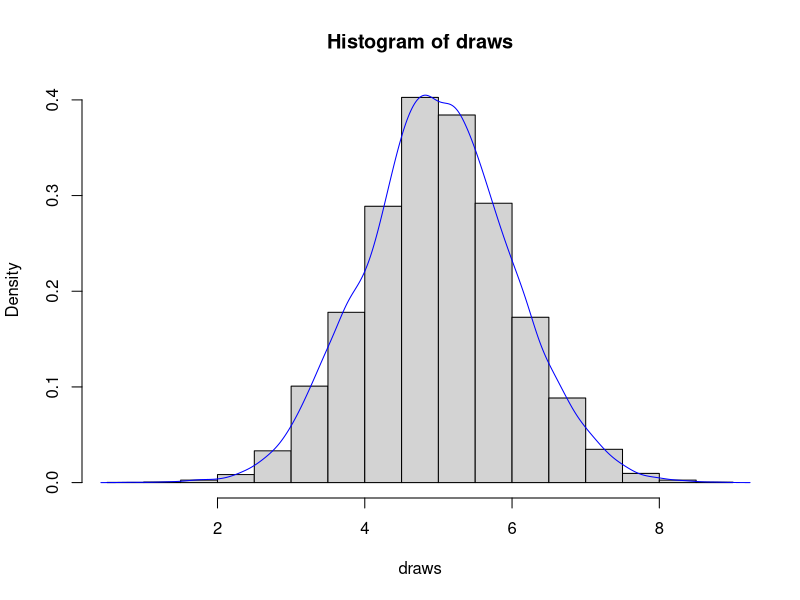

Recreate this plot in R.
## ---- chunk 1
knitr::opts_chunk$set(echo = TRUE)
## ---- chunk 2
a<-seq(-2,2,0.25)
mean(a)
sd(a)
## ---- chunk 3
b<-seq(-4,4,0.5)
mean(b)
sd(b)
## ---- chunk 4
c<-matrix(c(a,b),ncol=2)

for (i in 1:17) {
  print(sum(c[i,]))
}

apply(c, 1, sum)
## ---- chunk 5
func=function(d,e){
  mean(d<e)
}
## ---- chunk 6
draws<-rnorm(10000,5,1)
mean(draws)
sd(draws)
hist(draws, probability = TRUE)
lines(density(draws),col='blue')
## ---- chunk 7
func(draws,4)
## ---- chunk 8
set.seed(1)
n<-10
X<-sample(c("rock","paper","scissors"),n,replace = TRUE)
Y<-sample(c("rock","paper","scissors"),n,replace = TRUE)
rps_game<-as.matrix(rbind(X,Y))
rps_game

win<-rep(NA,n)
for (i in 1:length(win)) {
win[i]=(  if(rps_game[1,i] == rps_game[2,i]){("d")
  }
  else if(rps_game[1,i]=="rock" & rps_game[2,i]=="scissors" | rps_game[1,i]=="scissors"
          & rps_game[2,i]=="paper" |rps_game[1,i]=="paper" & rps_game[2,i]=="rock" ){
    ("x")
  }
  else{
    ("y")
  })
}
win
## ---- chunk 9

probs<-matrix(c(x_win<-mean(win=="x"),y_win<-mean(win=="y"),drew<-mean(win=="d")),
               nrow=3,ncol=1)
rownames(probs)<-c("X_prob","Y_prob","Draw")
probs
## ---- chunk 10
set.seed(2)
f.x=function(g){
X<-sample(c("rock","paper","scissors"),g,replace = TRUE)
Y<-sample(c("rock","paper","scissors"),g,replace = TRUE)
rps_game<-as.matrix(rbind(X,Y))
rps_game

win<-rep(NA,g)
for (i in 1:length(win)) {
win[i]=(  if(rps_game[1,i] == rps_game[2,i]){("d")
  }
  else if(rps_game[1,i]=="rock" & rps_game[2,i]=="scissors" | rps_game[1,i]=="scissors"
          & rps_game[2,i]=="paper" |rps_game[1,i]=="paper" & rps_game[2,i]=="rock" ){
    ("x")
  }
  else{
    ("y")
  })
}
probs<-matrix(c(x_win<-mean(win=="x"),y_win<-mean(win=="y"),drew<-mean(win=="d")),
               nrow=3,ncol=1)
rownames(probs)<-c("X_prob","Y_prob","Draw");probs
}
f.x(20)
f.x(50)
f.x(100)
